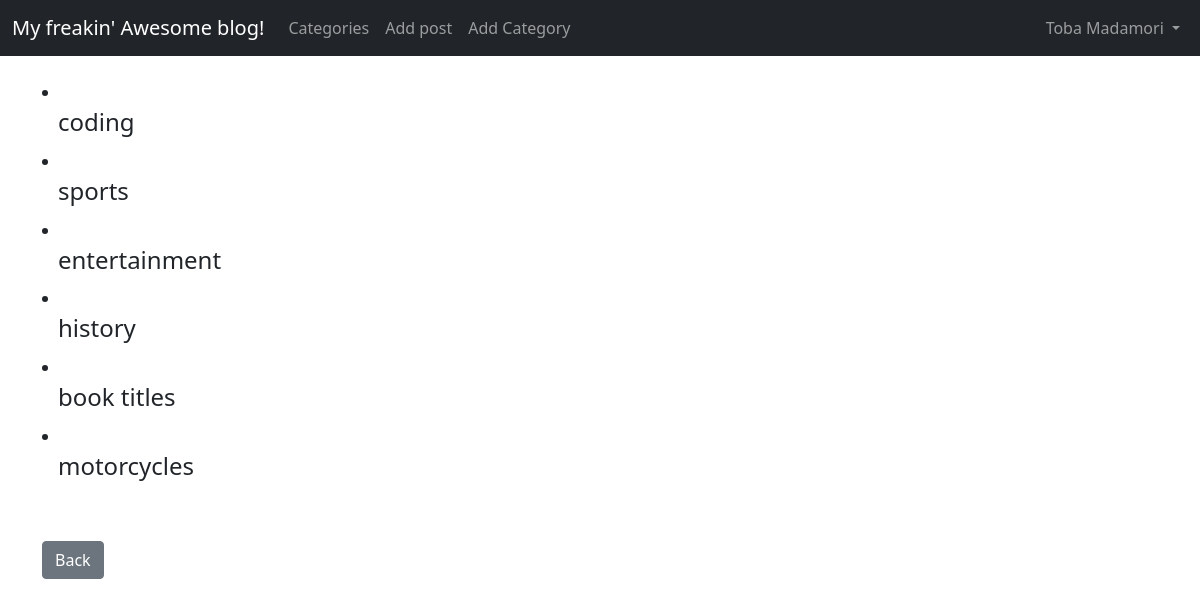
Screenshot of /category_list/ (signed in) with the database file from the repository.
### theblog/models.py (models this page shows, shortened)
class Category(models.Model):
    name =  models.CharField(max_length=255)
    def __str__(self):
        return self.name

### theblog/views.py (the view)
# urls.py: path('category_list/', CategoryListView, name= 'category-list'),
def CategoryListView(request):
    cat_menu_list = Category.objects.all()
    return render(request, 'category_list.html', {'cat_menu_list': cat_menu_list})

### theblog/templates/category_list.html (shortened to what this page needs)
{% extends 'base.html' %}
{% block content %}
{% if user.is_authenticated %}
    {% for item in cat_menu_list %}
        <li><h4><a class="dropdown-item" href="{% url 'category' item|slugify %}">{{ item }}</a></h4></li>
    {% endfor %}
{% endif %}
<br/><br/>
<a href="{% url 'home' %}" class="btn btn-secondary">Back</a>
{% endblock %}

### theblog/templates/base.html (shortened to what this page needs)
<!doctype html>
<html lang="en">
  <head>
    <link href="https://cdn.jsdelivr.net/npm/bootstrap@5.0.0-beta1/dist/css/bootstrap.min.css" rel="stylesheet">
  </head>
  <body>
    <nav class="navbar navbar-expand-lg navbar-dark bg-dark">
        <div class="container-fluid">
          <a class="navbar-brand" href=" {% url 'home' %}">My freakin' Awesome blog!</a>
          <div class="collapse navbar-collapse" id="navbarSupportedContent">
            <ul class="navbar-nav me-auto mb-2 mb-lg-0">
                {% if cat_menu %}
              <li class="nav-item dropdown">
                <a class="nav-link dropdown-toggle" href="#" id="navbarDropdown" role="button" data-bs-toggle="dropdown" aria-expanded="false">
                  Categories
                </a>
                <ul class="dropdown-menu" aria-labelledby="navbarDropdown">
                  {% for item in cat_menu %}
                  <li><a class="dropdown-item" href="{% url 'category' item|slugify %}">{{ item }}</a></li>
                  {% endfor %}
                </ul>
              </li>
                {% else %}
                  <li class="nav-item">
                    <a class="nav-link" href="{% url 'category-list' %}"> Categories </a>
                  </li>
                {% endif %}
              {% if user.is_authenticated %}
                <li class="nav-item">
                  <a class="nav-link" href="{% url 'add_post' %}"> Add post</a>
                </li>
                <li class="nav-item">
                  <a class="nav-link" href="{% url 'add_category' %}"> Add Category</a>
                </li>
              {% endif %}
            </ul>
            {% if user.is_authenticated %}
                <ul class="navbar-nav ml-auto mb-2 mb-lg-0">
                  <li class="nav-item dropdown">
                    <a class="nav-link dropdown-toggle" href="#" id="navbarDropdown" role="button" data-bs-toggle="dropdown" aria-expanded="false">
                      {{ user.first_name }} {{ user.last_name }}
                    </a>
                  </li>
                </ul>
            {% endif %}
          </div>
        </div>
      </nav>
    <br/>
    <div class="container">
        {% block content %}
        {% endblock %}
    </div>
  </body>
</html>

### rows the page displays
Category: name "coding"
Category: name "sports"
Category: name "entertainment"
Category: name "history"
Category: name "book titles"
Category: name "motorcycles"

### other values shown
{{ user.first_name }} "Toba"
{{ user.last_name }} "Madamori"
